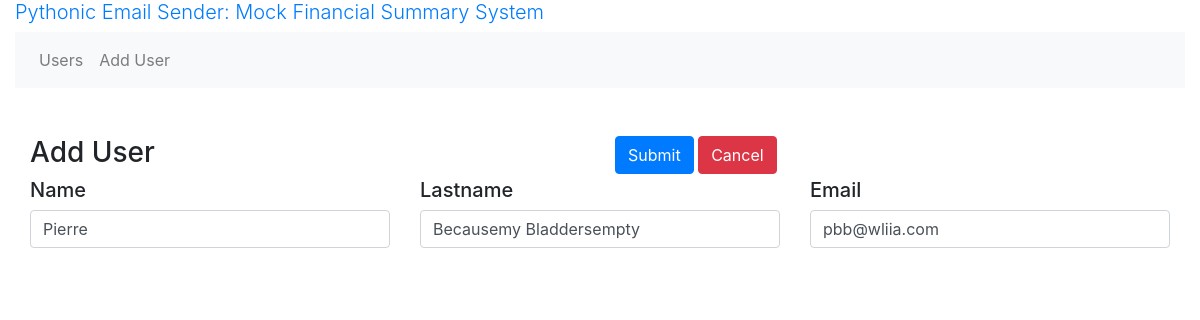
Page /edit_user/2 on the committed database.
### models.py (models this page shows)
class User(db.Model):
    __tablename__ = 'user'
    id = db.Column(db.Integer, primary_key=True)
    created_at = db.Column(db.Date, nullable = False, default=datetime.utcnow())
    name = db.Column(db.String(255), nullable = False)
    lastname = db.Column(db.String(255), nullable = False)
    email = db.Column(db.String(255), nullable = False)
    transactions = db.relationship('Transaction', back_populates='user', cascade="all,delete")# one2many
    def __repr__(self):
        return f'id = {self.id}: {self.name} {self.lastname}, {self.created_at}'

### routes.py (the view, shortened to what this page needs)
@app.route('/edit_user/<int:user_id>', methods=['GET', 'POST'])
def edit_user(user_id):
    form = forms.AddUserForm()
    user = models.User.query.get(user_id)
    print(user)
    if user:
        form.name.data = user.name
        form.lastname.data = user.lastname
        form.email.data = user.email
        return render_template('edit_user.html', form=form, user_id=user_id)
    flash(f'User with id {user_id} does not exit')
    return redirect(url_for('users'))

### forms.py
class AddUserForm(FlaskForm):
    name = StringField('Name', validators=[DataRequired()])
    lastname = StringField('Lastname', validators=[DataRequired()])
    email = StringField('email', validators=[DataRequired(), Email()])
    submit = SubmitField('Submit')

### templates/edit_user.html (shortened to what this page needs)
{% extends "base.html" %}
{% block main %}
<div class="container-fluid">
  <form action="{{ url_for('edit_user', user_id=user_id)  }}" method="post">
    <div class="row">
      <div class="col">
        <h3>Add User</h3>
      </div>
      <div class="col">
        {{ form.submit(class="btn btn-primary") }}
        <a href="{{ url_for('users') }}" class="btn btn-danger">Cancel</a>
      </div>
    </div>
    <div class="row">
      <div class="col">
        <h5> Name </h5>
        {{ form.name(class="form-control") }}
      </div>
      <div class="col">
        <h5> Lastname </h5>
        {{ form.lastname(class="form-control") }}
      </div>
      <div class="col">
        <h5> Email </h5>
        {{ form.email(class="form-control") }}
      </div>
    </div>
  </form>
</div>
{% endblock %}

### rows in the picture
User: name "Pierre", lastname "Becausemy Bladdersempty", email "pbb@wliia.com"
